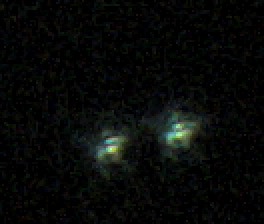
#> input picture obd_matlab/data/epsilon_lyrae/00000001.png, 132 x 112 px, given in place of 00000010.png, which was not available (shown 2 times larger)
$ jupyter execute --allow-errors mock_transit_generator_AKS.ipynb   (shell and % lines are left out)
#> lines starting #> are read from the running program, lines starting #| are printed output that depends on the picture
[cell 1]
## Import Packages
from __future__ import print_function

import numpy as np

#Plotting Packages
import matplotlib as mpl
import matplotlib.cm as cmplt
import matplotlib.pyplot as plt
from matplotlib import rcParams

#I/O
import glob
import copy
import time
import os
import scipy.io as sio

#Plotting Style
plt.style.use('dark_background')
rcParams['text.usetex'] = False
rcParams['axes.titlesize'] = 20
rcParams['xtick.labelsize'] = 16
rcParams['ytick.labelsize'] = 16
rcParams['legend.fontsize'] = 12
rcParams['axes.labelsize'] = 20
rcParams['font.family'] = 'sans-serif'

[cell 2]
import aotools
from aotools.turbulence import infinitephasescreen
import imageio
from pytransit import QuadraticModel

#> (a cell that did not finish here is left out)

#> (a cell that did not finish here is left out)

#> (a cell that did not finish here is left out)

[cell 6]
def star_flux(flux,sigma_x = 6.,sigma_y = 12.,size = 256):
    x = np.linspace(-size/2, size/2-1, size)
    y = np.linspace(-size/2, size/2-1, size)
    x, y = np.meshgrid(x, y)

    z = flux*(1/(2*np.pi*sigma_x*sigma_y) * np.exp(-(x**2/(2*sigma_x**2)
         + y**2/(2*sigma_y**2))))
    return z

def convolver(turb,im2):
    if1 = turb
    if2 = np.fft.fftshift(np.fft.fft2(im2))
    conv = np.multiply(if1,if2)
    iif = np.fft.ifft2(conv)
    return iif

def noise(img,gauss_sig=3e-6): #change to something smaller like 1?
    #convert from 0-1 norm to unit16
    #in_img = 25000*img #25000*img #maybe we dont need to multiply by 25000
    in_img=copy.deepcopy(img)
    #out_img = np.random.poisson(in_img)
    out_img = in_img
    out_img += np.random.normal(0, gauss_sig, (img.shape[0],img.shape[0]))
    #return np.abs(out_img)
    return out_img

[cell 7]
#type(z[0,0]),32767*z.min(),25000*z.max()

[cell 8]
#fig = plt.figure(figsize=(8,8),dpi=150)
#z = star_flux(i)
#plt.imshow(z)

[cell 9]
from tqdm import tqdm

[cell 10]
imagepath = '../obd_matlab/data/epsilon_lyrae/'

def y_fname(i):
    return imagepath+"{0:08d}".format(i)+'.png'

test = imageio.imread(y_fname(10))
#> test is the input picture: shape (112, 132, 3); mean R, G, B 7.5, 9.2, 7.8

[cell 11]
fig = plt.figure(figsize=(8,8),dpi=150)
plt.imshow(test[:,:,0])
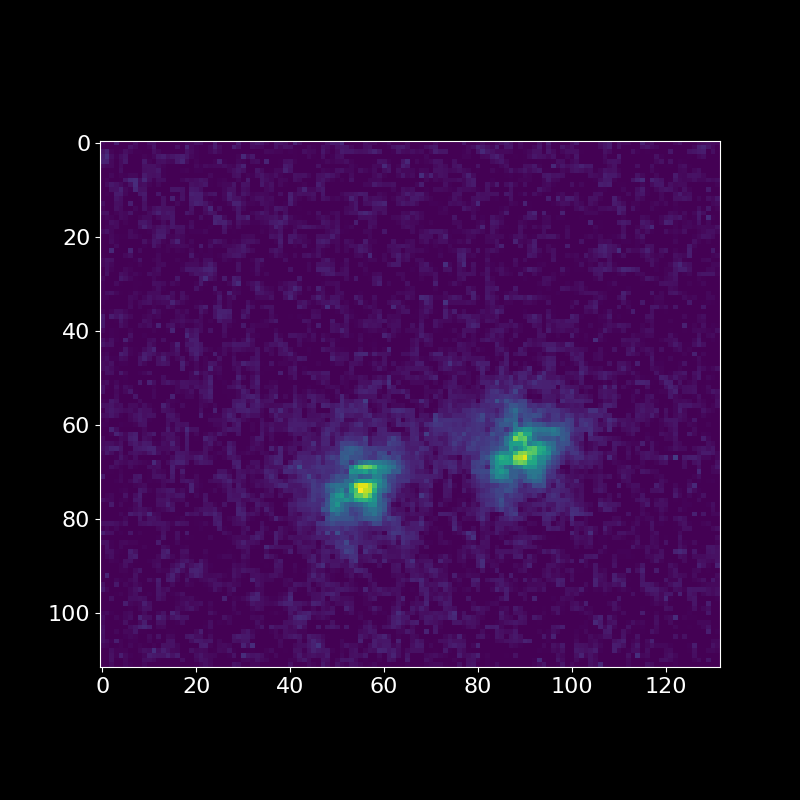
#> figure drawn by matplotlib, 1 panel

[cell 12]
test[:,:,0].min(),test[:,:,0].max()
#> Out = (0, 197)

[cell 13]
ideal_curve = []
#> (the rest of this cell did not finish here and is left out)

[cell 14]
fig = plt.figure(figsize=(8,8),dpi=150)
#> (the rest of this cell did not finish here and is left out)

[cell 15]
ideal_curve = []
#> (the rest of this cell did not finish here and is left out)

[cell 16]
for i in range(0,1):
    print(i)

#> (a cell that did not finish here is left out)

#> (a cell that did not finish here is left out)

#> (a cell that did not finish here is left out)

#> (a cell that did not finish here is left out)

#> (a cell that did not finish here is left out)

#> (a cell that did not finish here is left out)

[cell 23]
test=np.random.randn(256,256)

[cell 24]
test1=noise(test, gauss_sig=.5)

$ run again, on obd_matlab/data/epsilon_lyrae/00000005.png
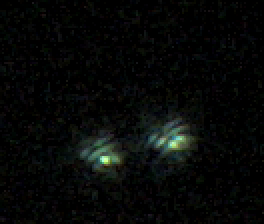
#> input picture obd_matlab/data/epsilon_lyrae/00000005.png, 132 x 112 px, given in place of 00000010.png, which was not available (shown 2 times larger)
#> test is the input picture: shape (112, 132, 3); mean R, G, B 6.6, 8.3, 7.2
#> `[cell 11] fig = plt.figure(figsize=(8,8),dpi=150) plt.imshow(test[:,:,..`:
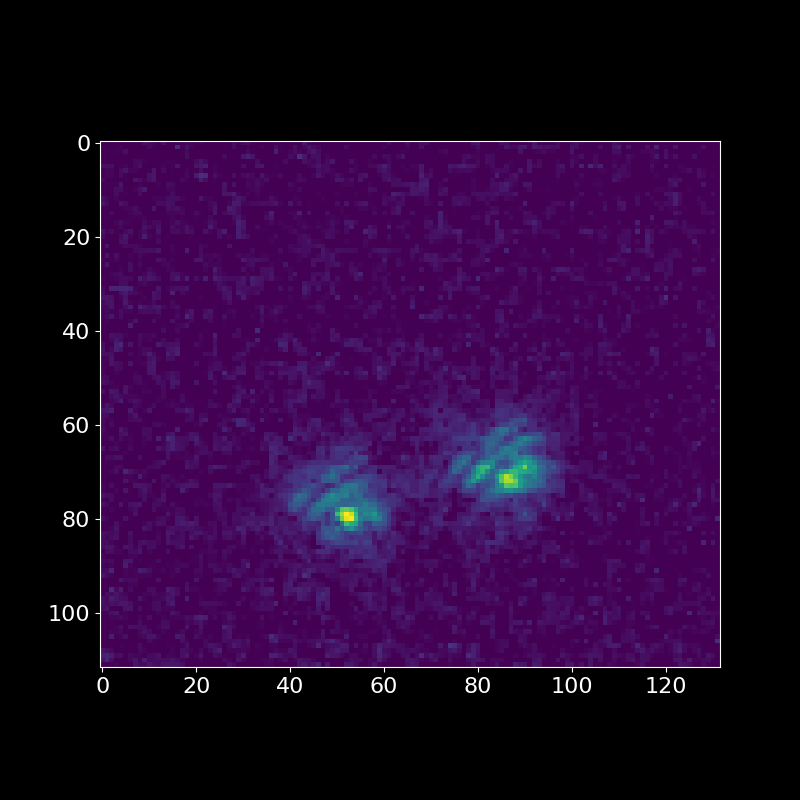
#> figure drawn by matplotlib, 1 panel
#> Out = (0, 212)

$ run again, on obd_matlab/data/epsilon_lyrae/00000006.png
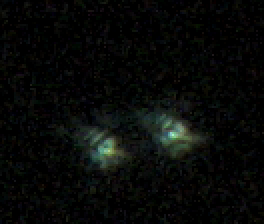
#> input picture obd_matlab/data/epsilon_lyrae/00000006.png, 132 x 112 px, given in place of 00000010.png, which was not available (shown 2 times larger)
#> test is the input picture: shape (112, 132, 3); mean R, G, B 7.5, 9.2, 7.7
#> `[cell 11] fig = plt.figure(figsize=(8,8),dpi=150) plt.imshow(test[:,:,..`:
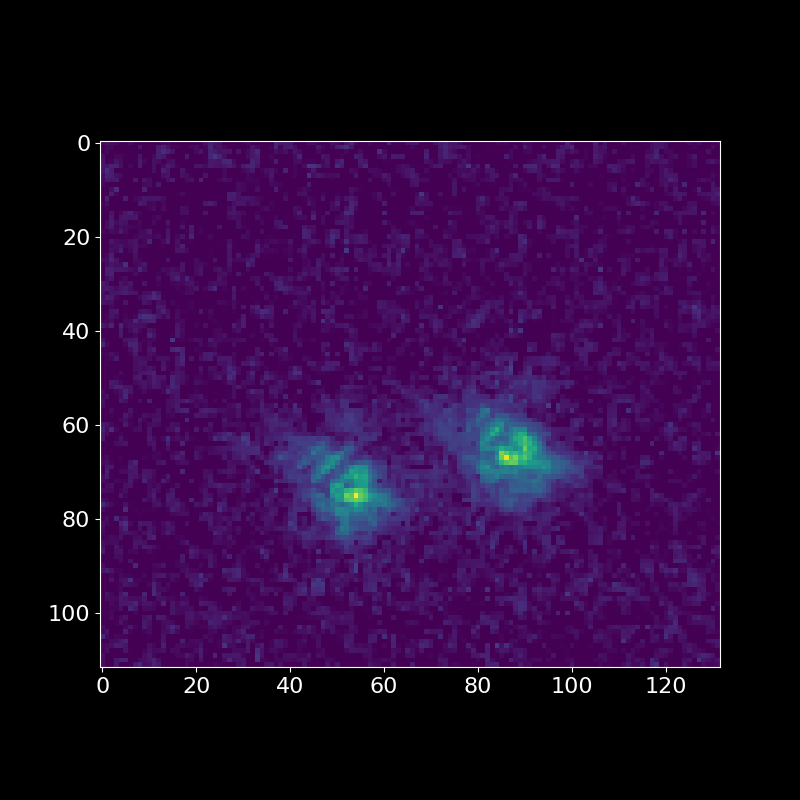
#> figure drawn by matplotlib, 1 panel
#> Out = (0, 176)

$ run again, on obd_matlab/data/epsilon_lyrae/00000007.png
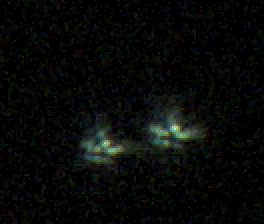
#> input picture obd_matlab/data/epsilon_lyrae/00000007.png, 132 x 112 px, given in place of 00000010.png, which was not available (shown 2 times larger)
#> test is the input picture: shape (112, 132, 3); mean R, G, B 7.7, 9.1, 7.7
#> `[cell 11] fig = plt.figure(figsize=(8,8),dpi=150) plt.imshow(test[:,:,..`:
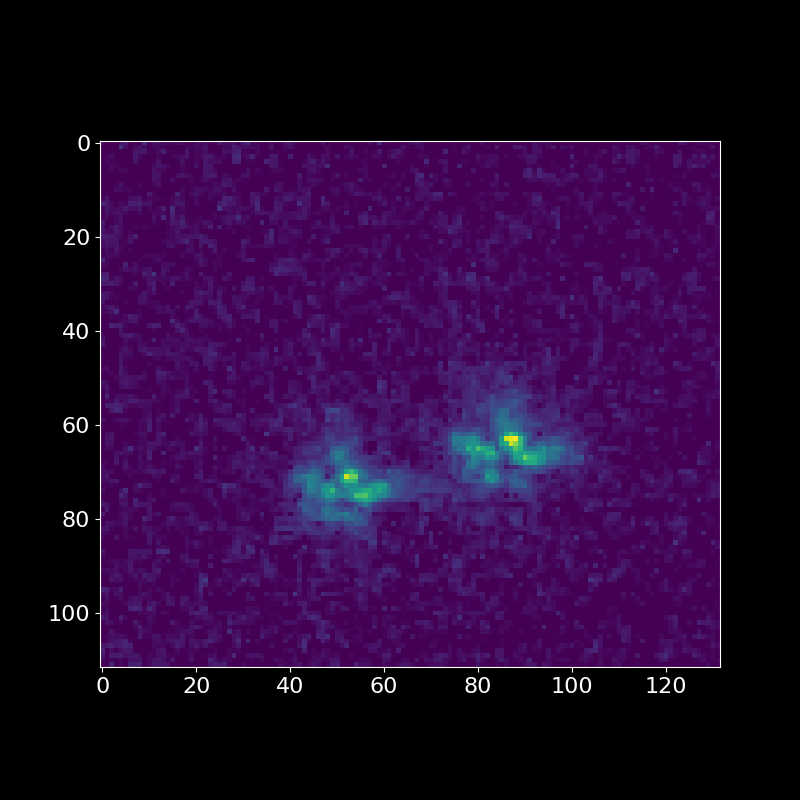
#> figure drawn by matplotlib, 1 panel
#> Out = (0, 192)
